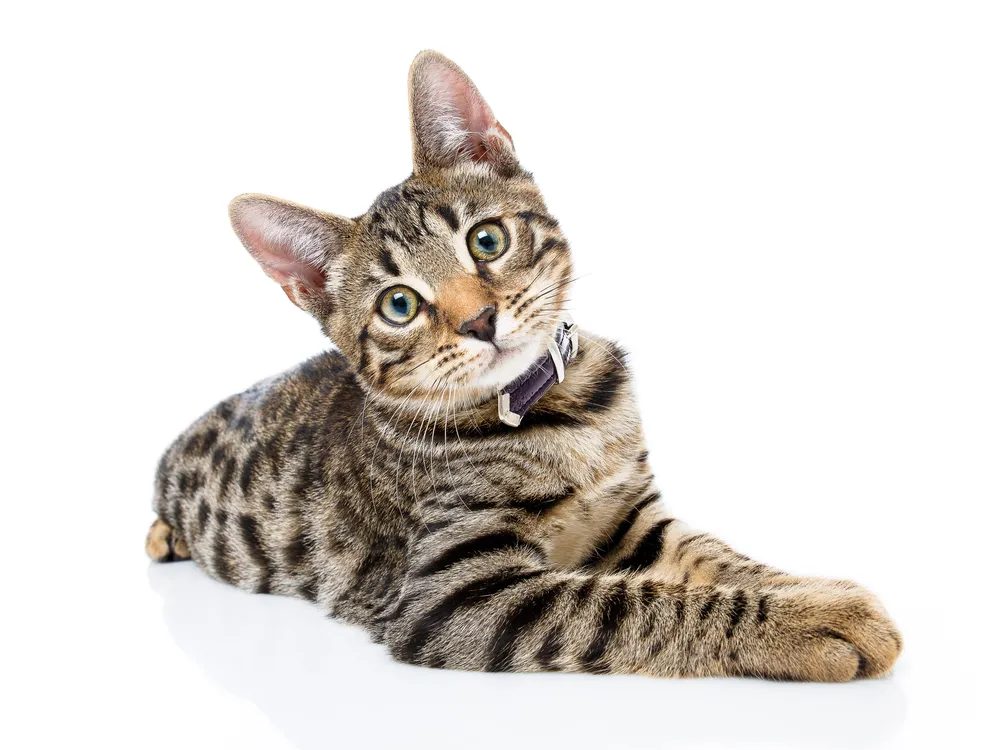
#> input picture data/image/cat.jpg, 1000 x 750 px
$ python -i picture_converter.py   (imports and definitions only)   (older library calls are emulated)
#> lines starting #> are read from the running program, lines starting #| are printed output that depends on the picture; after the words box and inside, x2 and y2 are one past the last pixel; in counts of white or black regions, pixels touching at a corner belong together
import cv2

def convert(inputPath, outputPath):
#> called with inputPath = 'data/image/cat.jpg', outputPath = 'out.png'
    print('Converting image...')
    img = cv2.imread(inputPath)
#> img is the input picture: shape (750, 1000, 3); mean B, G, R 210.8, 215.4, 220.2

    img_gray = cv2.cvtColor(img, cv2.COLOR_BGR2GRAY)
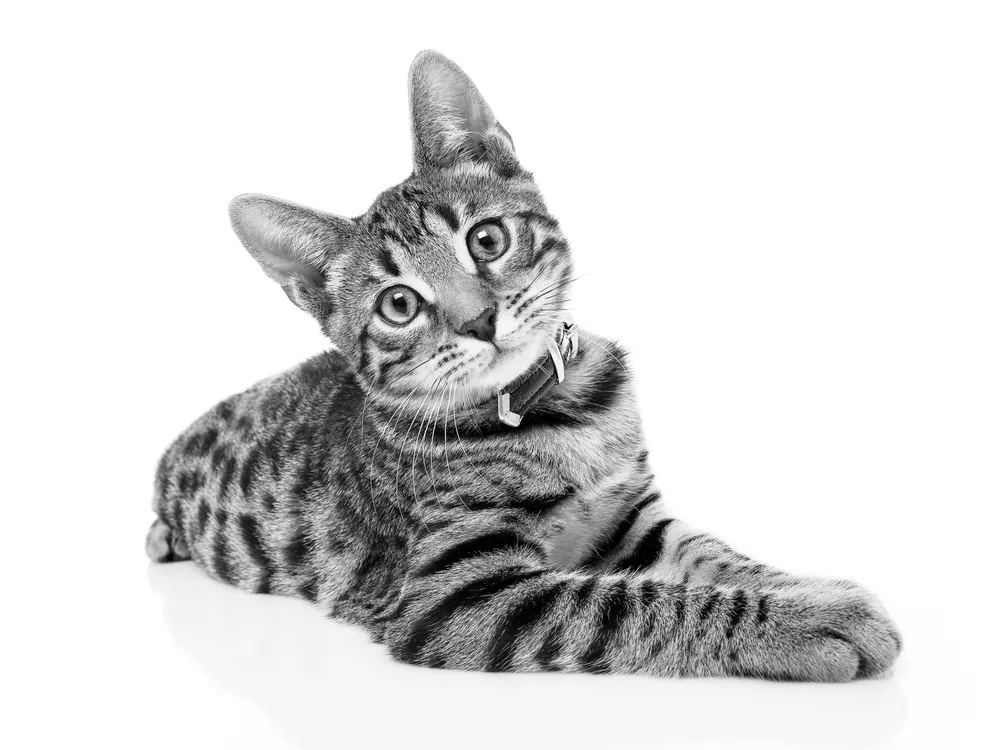
#> img_gray: shape (750, 1000); min 0, max 255, mean 216.3
    img_gray = cv2.medianBlur(img_gray, 7)

    edges = cv2.Laplacian(img_gray, cv2.CV_8U, ksize=5)
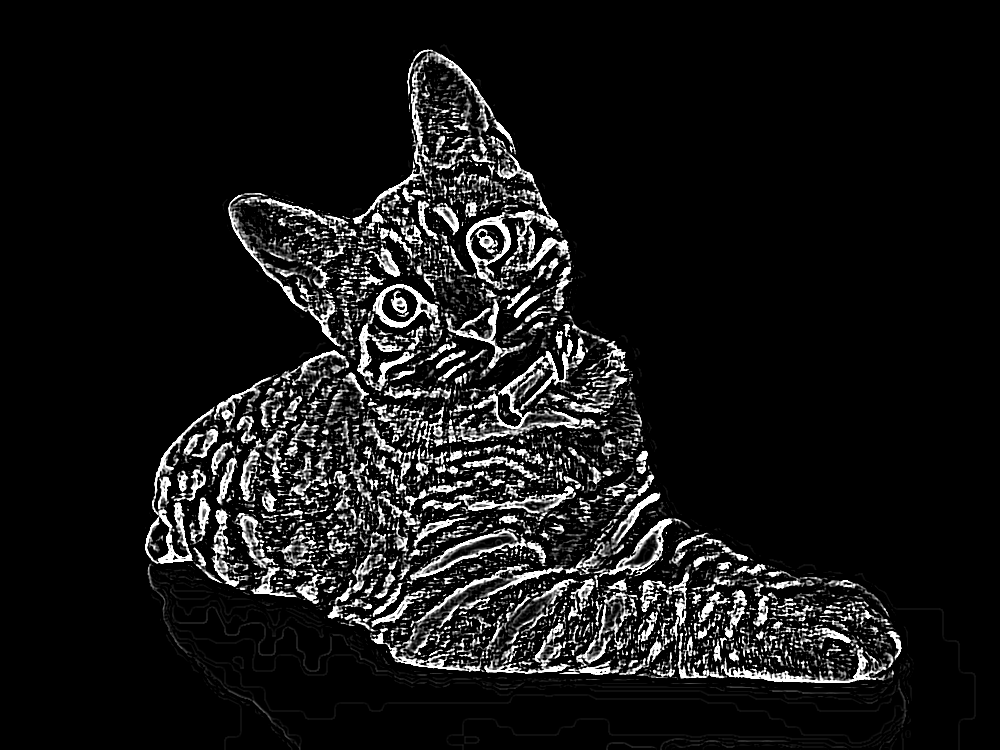
#> edges: shape (750, 1000); min 0, max 255, mean 22.6
    ret, mask = cv2.threshold(edges, 100, 255, cv2.THRESH_BINARY_INV)
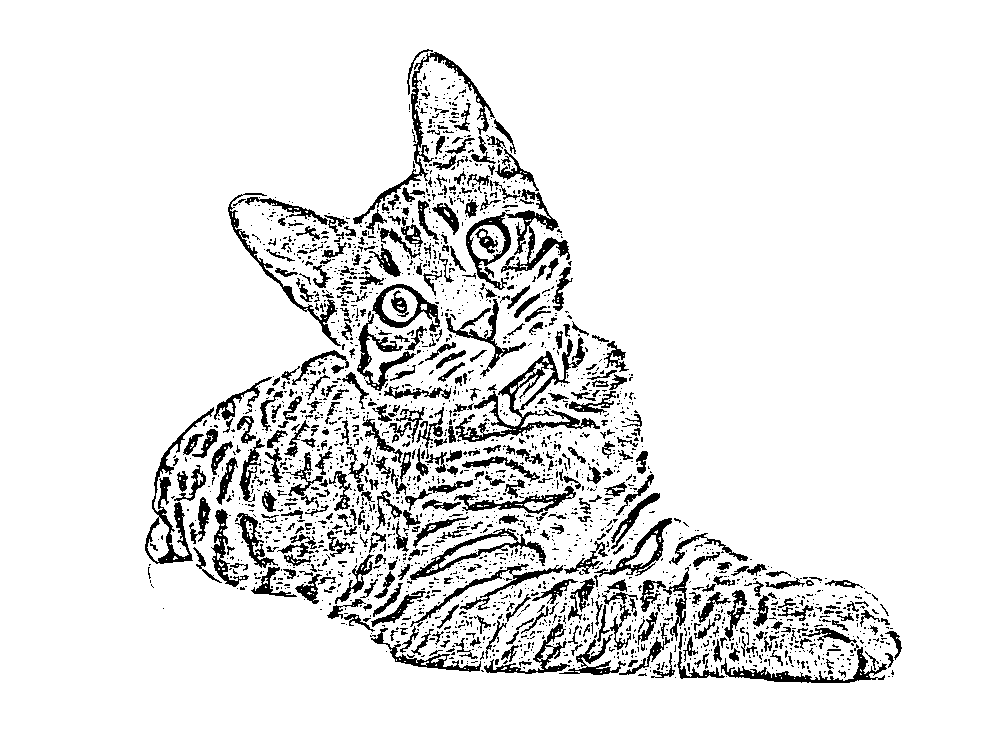
#> mask: shape (750, 1000); 90.6% white; 2319 black regions (1876 under 20 px), largest, box (x1, y1, x2, y2) and area: (455, 337, 600, 442) 2726, (466, 189, 570, 290) 2455, (353, 52, 495, 224) 1671

    sigma_color = 5
    sigma_space = 7
    size = 5
    for i in range(15):
        img = cv2.bilateralFilter(img, size, sigma_color, sigma_space)

    cartoon = cv2.bitwise_and(img, img, mask=mask)
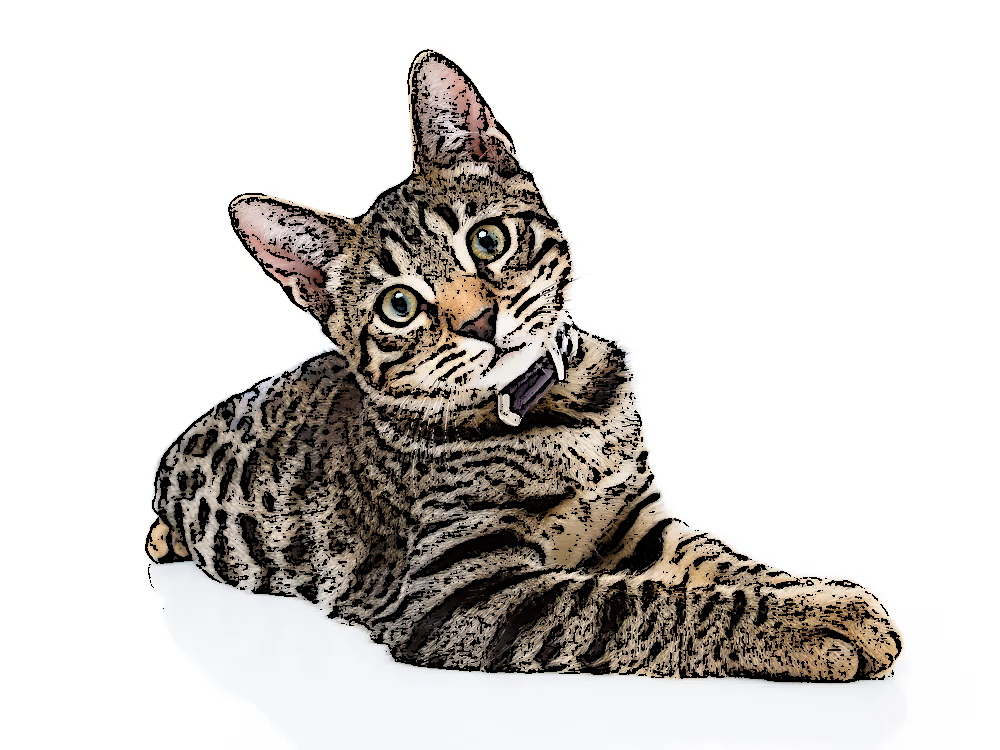
#> cartoon: shape (750, 1000, 3); mean B, G, R 203.1, 206.4, 209.7

    cv2.imwrite(outputPath, cartoon)
    print('Conversion complete!')

>>> result = convert('data/image/cat.jpg', 'out.png')
